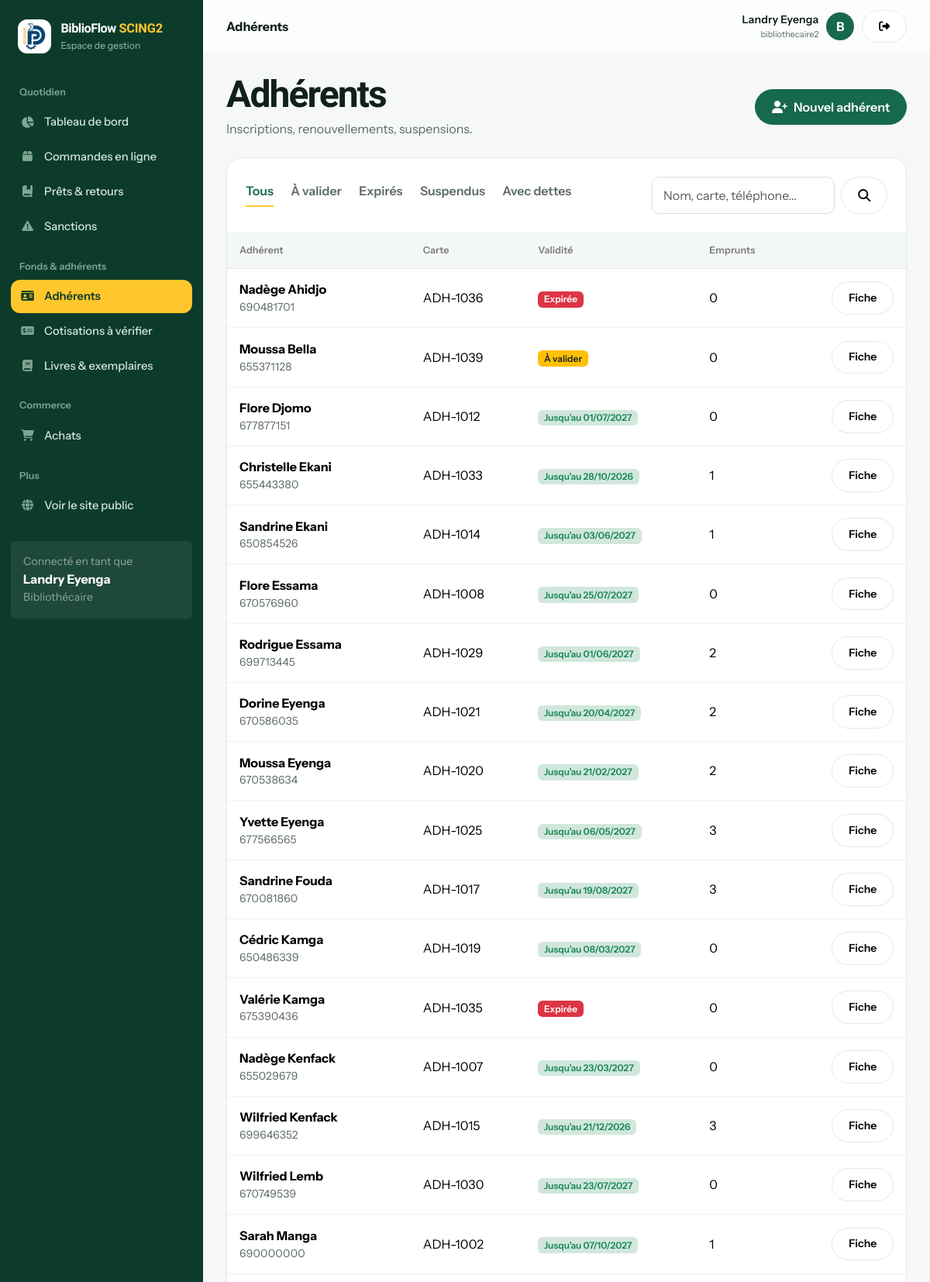
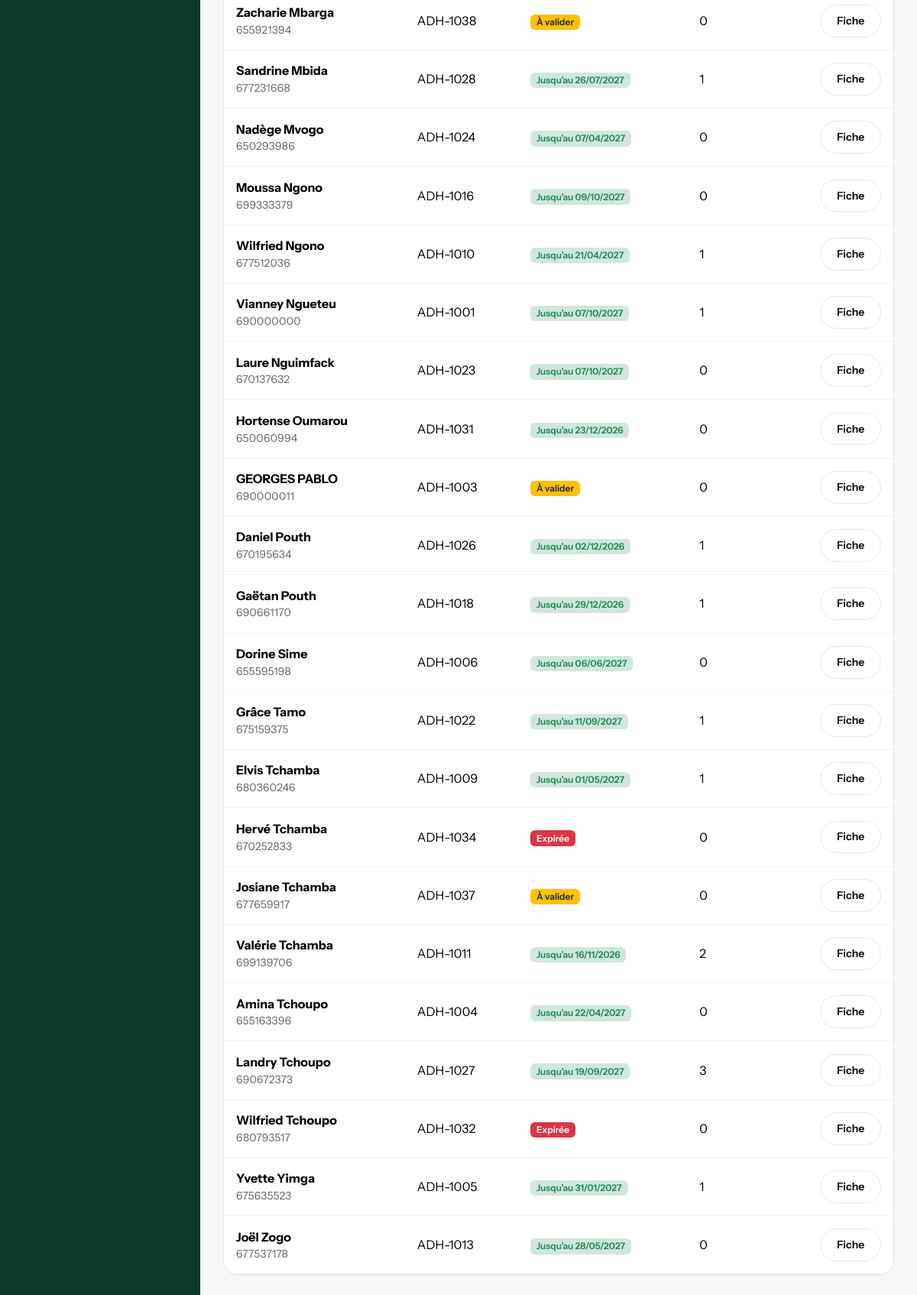
The page /gestion/adherents/ (signed in) on the database its author committed (2 pictures, top to bottom).
### bibliotheque/models.py (models this page shows, shortened)
class Utilisateur(AbstractUser):
    ROLES = [("adherent", "Adhérent"), ("bibliothecaire", "Bibliothécaire"), ("administrateur", "Administrateur")]
    STATUTS = [("en_attente", "En attente de validation"), ("actif", "Actif"), ("suspendu", "Suspendu")]
    first_name = None  # remplacés par nom / prénom
    last_name = None
    nom = models.CharField(max_length=80)
    prenom = models.CharField(max_length=80)
    telephone = models.CharField(max_length=20, blank=True)
    adresse = models.CharField(max_length=200, blank=True)
    role = models.CharField(max_length=20, choices=ROLES, default="adherent")
    statut = models.CharField(max_length=12, choices=STATUTS, default="actif")
    numero_carte = models.CharField(max_length=20, unique=True, null=True, blank=True)
    date_debut_adhesion = models.DateField(null=True, blank=True)
    date_expiration = models.DateField(null=True, blank=True)  # fin de validité de l'adhésion
    suspendu_jusqu = models.DateField(null=True, blank=True)   # emprunts suspendus après un retard
    REQUIRED_FIELDS = ["nom", "prenom", "email"]
    def get_full_name(self):
        return f"{self.prenom} {self.nom}".strip()
    def __str__(self):
        return self.get_full_name() or self.username
    @property
    def est_personnel(self):
        return self.is_superuser or self.role in ("bibliothecaire", "administrateur")

### bibliotheque/views.py (the view)
# urls.py: path("gestion/adherents/", views.adherents, name="adherents"),
@role_requis(*STAFF)
def adherents(request):
    q, filtre = request.GET.get("q", "").strip(), request.GET.get("filtre", "")
    today = timezone.localdate()
    liste = Utilisateur.objects.filter(numero_carte__isnull=False)
    if q:
        liste = liste.filter(Q(nom__icontains=q) | Q(prenom__icontains=q) | Q(numero_carte__icontains=q)
                             | Q(telephone__icontains=q))
    if filtre == "a_valider":
        liste = liste.filter(statut="en_attente")
    elif filtre == "expires":
        liste = liste.filter(date_expiration__lt=today)
    elif filtre == "suspendus":
        liste = liste.filter(suspendu_jusqu__gte=today)
    elif filtre == "dettes":
        liste = liste.filter(emprunts__statut_paiement="impayee").distinct()
    liste = liste.annotate(nb_emprunts=Count("emprunts", filter=Q(emprunts__statut__in=Emprunt.OUVERTS), distinct=True)
                           ).order_by("nom", "prenom")
    return render(request, "bibliotheque/adherents.html", {"adherents": liste[:200], "q": q, "filtre": filtre, "today": today})

### bibliotheque/acces.py (called while the page is built)
def est_personnel(user):
    return user.is_authenticated and user.est_personnel

def role_requis(*roles):
    def deco(vue):
        @login_required
        @wraps(vue)
        def wrapper(request, *a, **kw):
            if request.user.is_superuser or request.user.role in roles:
                return vue(request, *a, **kw)
            messages.error(request, "Accès non autorisé pour votre rôle.")
            return redirect("accueil")
        return wrapper
    return deco

### bibliotheque/context.py (called while the page is built)
def globales(request):
    ctx = {"p": params(), "panier_count": 0, "est_personnel": False, "cotisations_a_verifier": 0}
    try:
        ctx["panier_count"] = sum(request.session.get("panier", {}).values())
    except Exception:
        pass
    if request.user.is_authenticated:
        ctx["est_personnel"] = est_personnel(request.user)
        if ctx["est_personnel"]:
            ctx["cotisations_a_verifier"] = CotisationAdhesion.objects.filter(statut="en_attente").count()
    return ctx

### bibliotheque/services.py (called while the page is built)
def params():
    d = dict(settings.BIBLIO)
    for cle in ("amende_par_jour", "amende_plafond", "frais_perte"):
        d[cle] = Decimal(str(d[cle]))
    return SimpleNamespace(**d)

### bibliotheque/templates/bibliotheque/adherents.html
{% extends "bibliotheque/base.html" %}{% block titre %}Adhérents – BiblioFlow SCING2{% endblock %}{% block entete %}Adhérents{% endblock %}{% block contenu %}
<div class="page-title mb-4 d-flex justify-content-between align-items-center flex-wrap gap-2"><div><h1>Adhérents</h1><p>Inscriptions, renouvellements, suspensions.</p></div><a href="{% url 'adherent_nouveau' %}" class="btn btn-primary"><i class="fa-solid fa-user-plus me-2"></i>Nouvel adhérent</a></div>
<div class="cardx table-card"><div class="p-4 d-flex flex-wrap gap-3 justify-content-between"><ul class="nav nav-pills"><li class="nav-item"><a class="nav-link {% if not filtre %}active{% endif %}" href="?">Tous</a></li><li class="nav-item"><a class="nav-link {% if filtre == 'a_valider' %}active{% endif %}" href="?filtre=a_valider">À valider</a></li><li class="nav-item"><a class="nav-link {% if filtre == 'expires' %}active{% endif %}" href="?filtre=expires">Expirés</a></li><li class="nav-item"><a class="nav-link {% if filtre == 'suspendus' %}active{% endif %}" href="?filtre=suspendus">Suspendus</a></li><li class="nav-item"><a class="nav-link {% if filtre == 'dettes' %}active{% endif %}" href="?filtre=dettes">Avec dettes</a></li></ul>
<form class="d-flex gap-2"><input type="hidden" name="filtre" value="{{ filtre }}"><input name="q" value="{{ q }}" class="form-control" placeholder="Nom, carte, téléphone…"><button class="btn btn-light" aria-label="Rechercher"><i class="fa-solid fa-magnifying-glass"></i></button></form></div>
<div class="table-responsive"><table class="table"><thead><tr><th>Adhérent</th><th>Carte</th><th>Validité</th><th>Emprunts</th><th></th></tr></thead><tbody>
{% for a in adherents %}<tr><td><strong>{{ a }}</strong><div class="muted small">{{ a.telephone }}</div></td><td>{{ a.numero_carte }}</td>
<td>{% if a.statut == 'en_attente' %}<span class="badge bg-warning text-dark">À valider</span>{% elif a.date_expiration and a.date_expiration < today %}<span class="badge bg-danger">Expirée</span>{% elif a.date_expiration %}<span class="badge bg-success-subtle text-success">Jusqu’au {{ a.date_expiration|date:"d/m/Y" }}</span>{% else %}<span class="badge bg-warning text-dark">Cotisation à vérifier</span>{% endif %}{% if a.suspendu_jusqu and a.suspendu_jusqu >= today %}<div><span class="badge bg-dark mt-1">Suspendu jusqu’au {{ a.suspendu_jusqu|date:"d/m" }}</span></div>{% endif %}</td><td>{{ a.nb_emprunts }}</td><td class="text-end"><a class="btn btn-sm btn-light" href="{% url 'adherent_detail' a.pk %}">Fiche</a></td></tr>
{% empty %}<tr><td colspan="5" class="empty">Aucun adhérent.</td></tr>{% endfor %}</tbody></table></div></div>{% endblock %}

### bibliotheque/templates/bibliotheque/base.html (shortened to what this page needs)
{% load static %}<!doctype html>
<html lang="fr"><head><meta charset="utf-8"><meta name="viewport" content="width=device-width, initial-scale=1"><title>{% block titre %}BiblioFlow SCING2{% endblock %}</title>
<link href="https://cdn.jsdelivr.net/npm/bootstrap@5.3.3/dist/css/bootstrap.min.css" rel="stylesheet"><link href="https://cdnjs.cloudflare.com/ajax/libs/font-awesome/6.5.2/css/all.min.css" rel="stylesheet"><link href="{% static 'bibliotheque/app.css' %}" rel="stylesheet"></head>
<body>{% with u=request.resolver_match.url_name %}<div class="app-shell">
<aside class="sidebar" id="sidebar">
  <div class="brand"><span class="logo-chip"><img src="{% static 'bibliotheque/images/logo.png' %}" alt="" height="34" width="29"></span><div><strong>BiblioFlow <span class="brand-tag">SCING2</span></strong><small>Espace de gestion</small></div></div>
  <div class="nav-title">Quotidien</div>
  <a class="side-link {% if u == 'tableau_bord' %}active{% endif %}" href="{% url 'tableau_bord' %}"><i class="fa-solid fa-chart-pie"></i>Tableau de bord</a>
  <a class="side-link {% if u == 'commandes' %}active{% endif %}" href="{% url 'commandes' %}"><i class="fa-solid fa-box"></i>Commandes en ligne</a>
  <a class="side-link {% if u == 'emprunts' %}active{% endif %}" href="{% url 'emprunts' %}"><i class="fa-solid fa-book-bookmark"></i>Prêts &amp; retours</a>
  <a class="side-link {% if u == 'sanctions' %}active{% endif %}" href="{% url 'sanctions' %}"><i class="fa-solid fa-triangle-exclamation"></i>Sanctions</a>
  <div class="nav-title">Fonds &amp; adhérents</div>
  <a class="side-link {% if u == 'adherents' or u == 'adherent_detail' or u == 'adherent_nouveau' or u == 'adherent_modifier' %}active{% endif %}" href="{% url 'adherents' %}"><i class="fa-solid fa-id-card"></i>Adhérents</a>
  <a class="side-link " href="{% url 'cotisations' %}"><i class="fa-solid fa-money-check-dollar"></i>Cotisations à vérifier</a>
  <a class="side-link " href="{% url 'livres_gestion' %}"><i class="fa-solid fa-book"></i>Livres &amp; exemplaires</a>
  <div class="nav-title">Commerce</div>
  <a class="side-link {% if u == 'achats' or u == 'achat_detail' or u == 'achat_nouveau' %}active{% endif %}" href="{% url 'achats' %}"><i class="fa-solid fa-cart-shopping"></i>Achats</a>
  <div class="nav-title">Plus</div>
  <a class="side-link" href="{% url 'accueil' %}"><i class="fa-solid fa-globe"></i>Voir le site public</a>
  <div class="mt-4 p-3 rounded-2" style="background:#ffffff0a"><div class="small text-white-50">Connecté en tant que</div><strong>{{ user.get_full_name|default:user.username }}</strong><div class="small text-white-50">{{ user.get_role_display }}</div></div>
</aside>
<main class="main"><header class="topbar"><div class="d-flex align-items-center gap-3"><div class="fw-bold">{% block entete %}{% endblock %}</div></div>
<div class="user-chip"><div class="text-end d-none d-sm-block"><div class="fw-semibold small">{{ user.get_full_name|default:user.username }}</div><div class="muted" style="font-size:11px">{{ user.username }}</div></div><div class="avatar">{{ user.username|first|upper }}</div><form method="post" action="{% url 'logout' %}">{% csrf_token %}<button class="btn btn-sm btn-light" title="Déconnexion"><i class="fa-solid fa-right-from-bracket"></i></button></form></div></header>
<div class="content">{% block contenu %}{% endblock %}</div></main></div>{% endwith %}
<script src="https://cdn.jsdelivr.net/npm/bootstrap@5.3.3/dist/js/bootstrap.bundle.min.js"></script><script src="{% static 'bibliotheque/app.js' %}" defer></script>{% block scripts %}{% endblock %}</body></html>

### rows shown on the page
Utilisateur: get_full_name "Landry Eyenga", role "Bibliothécaire", username "bibliothecaire2", username|first "B"
Utilisateur: prenom+nom "Nadège Ahidjo", telephone "690481701", numero_carte "ADH-1036", statut "Expirée", nb_emprunts "0"
Utilisateur: prenom+nom "Moussa Bella", telephone "655371128", numero_carte "ADH-1039", statut "À valider", nb_emprunts "0"
Utilisateur: prenom+nom "Flore Djomo", telephone "677877151", numero_carte "ADH-1012", date_expiration "01/07/2027", nb_emprunts "0"
Utilisateur: prenom+nom "Christelle Ekani", telephone "655443380", numero_carte "ADH-1033", date_expiration "28/10/2026", nb_emprunts "1"
Utilisateur: prenom+nom "Sandrine Ekani", telephone "650854526", numero_carte "ADH-1014", date_expiration "03/06/2027", nb_emprunts "1"
Utilisateur: prenom+nom "Flore Essama", telephone "670576960", numero_carte "ADH-1008", date_expiration "25/07/2027", nb_emprunts "0"
Utilisateur: prenom+nom "Rodrigue Essama", telephone "699713445", numero_carte "ADH-1029", date_expiration "01/06/2027", nb_emprunts "2"
Utilisateur: prenom+nom "Dorine Eyenga", telephone "670586035", numero_carte "ADH-1021", date_expiration "20/04/2027", nb_emprunts "2"
Utilisateur: prenom+nom "Moussa Eyenga", telephone "670538634", numero_carte "ADH-1020", date_expiration "21/02/2027", nb_emprunts "2"
Utilisateur: prenom+nom "Yvette Eyenga", telephone "677566565", numero_carte "ADH-1025", date_expiration "06/05/2027", nb_emprunts "3"
Utilisateur: prenom+nom "Sandrine Fouda", telephone "670081860", numero_carte "ADH-1017", date_expiration "19/08/2027", nb_emprunts "3"
Utilisateur: prenom+nom "Cédric Kamga", telephone "650486339", numero_carte "ADH-1019", date_expiration "08/03/2027", nb_emprunts "0"
Utilisateur: prenom+nom "Valérie Kamga", telephone "675390436", numero_carte "ADH-1035", statut "Expirée", nb_emprunts "0"
Utilisateur: prenom+nom "Nadège Kenfack", telephone "655029679", numero_carte "ADH-1007", date_expiration "23/03/2027", nb_emprunts "0"
Utilisateur: prenom+nom "Wilfried Kenfack", telephone "699646352", numero_carte "ADH-1015", date_expiration "21/12/2026", nb_emprunts "3"
Utilisateur: prenom+nom "Wilfried Lemb", telephone "670749539", numero_carte "ADH-1030", date_expiration "23/07/2027", nb_emprunts "0"
Utilisateur: prenom+nom "Sarah Manga", telephone "690000000", numero_carte "ADH-1002", date_expiration "07/10/2027", nb_emprunts "1"
Utilisateur: prenom+nom "Zacharie Mbarga", telephone "655921394", numero_carte "ADH-1038", statut "À valider", nb_emprunts "0"
Utilisateur: prenom+nom "Sandrine Mbida", telephone "677231668", numero_carte "ADH-1028", date_expiration "26/07/2027", nb_emprunts "1"
Utilisateur: prenom+nom "Nadège Mvogo", telephone "650293986", numero_carte "ADH-1024", date_expiration "07/04/2027", nb_emprunts "0"
Utilisateur: prenom+nom "Moussa Ngono", telephone "699333379", numero_carte "ADH-1016", date_expiration "09/10/2027", nb_emprunts "0"
Utilisateur: prenom+nom "Wilfried Ngono", telephone "677512036", numero_carte "ADH-1010", date_expiration "21/04/2027", nb_emprunts "1"
Utilisateur: prenom+nom "Vianney Ngueteu", telephone "690000000", numero_carte "ADH-1001", date_expiration "07/10/2027", nb_emprunts "1"
Utilisateur: prenom+nom "Laure Nguimfack", telephone "670137632", numero_carte "ADH-1023", date_expiration "07/10/2027", nb_emprunts "0"
Utilisateur: prenom+nom "Hortense Oumarou", telephone "650060994", numero_carte "ADH-1031", date_expiration "23/12/2026", nb_emprunts "0"
Utilisateur: prenom+nom "GEORGES PABLO", telephone "690000011", numero_carte "ADH-1003", statut "À valider", nb_emprunts "0"
Utilisateur: prenom+nom "Daniel Pouth", telephone "670195634", numero_carte "ADH-1026", date_expiration "02/12/2026", nb_emprunts "1"
Utilisateur: prenom+nom "Gaëtan Pouth", telephone "690661170", numero_carte "ADH-1018", date_expiration "29/12/2026", nb_emprunts "1"
Utilisateur: prenom+nom "Dorine Sime", telephone "655595198", numero_carte "ADH-1006", date_expiration "06/06/2027", nb_emprunts "0"
Utilisateur: prenom+nom "Grâce Tamo", telephone "675159375", numero_carte "ADH-1022", date_expiration "11/09/2027", nb_emprunts "1"
Utilisateur: prenom+nom "Elvis Tchamba", telephone "680360246", numero_carte "ADH-1009", date_expiration "01/05/2027", nb_emprunts "1"
Utilisateur: prenom+nom "Hervé Tchamba", telephone "670252833", numero_carte "ADH-1034", statut "Expirée", nb_emprunts "0"
Utilisateur: prenom+nom "Josiane Tchamba", telephone "677659917", numero_carte "ADH-1037", statut "À valider", nb_emprunts "0"
Utilisateur: prenom+nom "Valérie Tchamba", telephone "699139706", numero_carte "ADH-1011", date_expiration "16/11/2026", nb_emprunts "2"
Utilisateur: prenom+nom "Amina Tchoupo", telephone "655163396", numero_carte "ADH-1004", date_expiration "22/04/2027", nb_emprunts "0"
Utilisateur: prenom+nom "Landry Tchoupo", telephone "690672373", numero_carte "ADH-1027", date_expiration "19/09/2027", nb_emprunts "3"
Utilisateur: prenom+nom "Wilfried Tchoupo", telephone "680793517", numero_carte "ADH-1032", statut "Expirée", nb_emprunts "0"
Utilisateur: prenom+nom "Yvette Yimga", telephone "675635523", numero_carte "ADH-1005", date_expiration "31/01/2027", nb_emprunts "1"
Utilisateur: prenom+nom "Joël Zogo", telephone "677537178", numero_carte "ADH-1013", date_expiration "28/05/2027", nb_emprunts "0"
